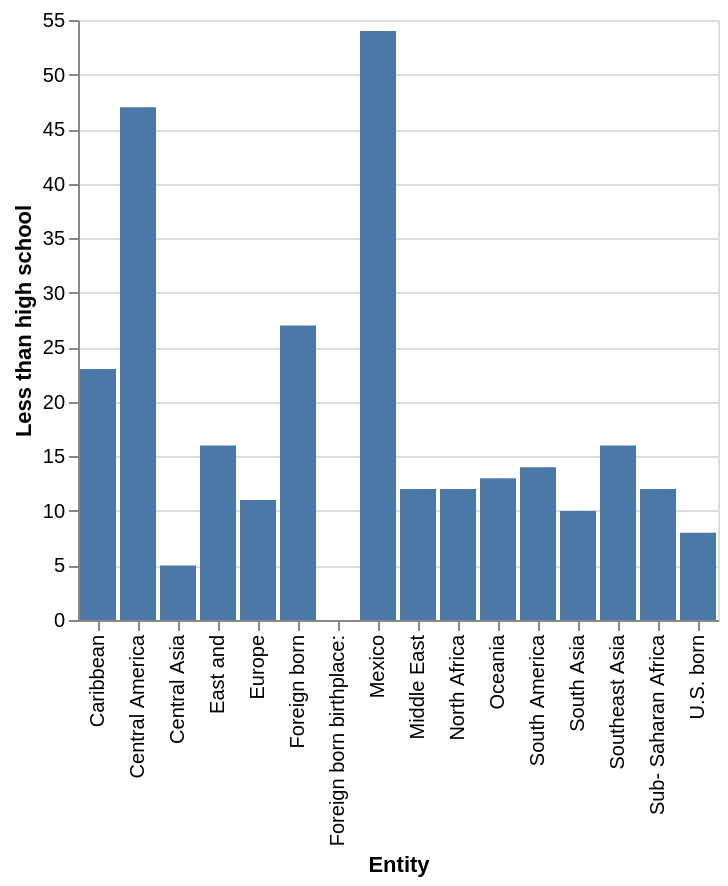

Describe this chart as a Vega-Lite specification.
### Vega-Lite specification from a JSON file in a GitHub repository (floating-point values rounded to 4 significant figures)
{"$schema": "https://vega.github.io/schema/vega-lite/v5.json", "description": "Bar chart auto-generated from CSV", "data": {"values": [{"Entity": "Sub- Saharan Africa", "Less than high school": "12.0", "High school graduate": "20.0", "Some college": "27", "Bachelor's or more": "40"}, {"Entity": "North Africa", "Less than high school": "12.0", "High school graduate": "19.0", "Some college": "19", "Bachelor's or more": "50"}, {"Entity": "Middle East", "Less than high school": "12.0", "High school graduate": "19.0", "Some college": "19", "Bachelor's or more": "50"}, {"Entity": "South America", "Less than high school": "14.0", "High school graduate": "27.0", "Some college": "25", "Bachelor's or more": "34"}, {"Entity": "Central America", "Less than high school": "47.0", "High school graduate": "26.0", "Some college": "17", "Bachelor's or more": "11"}, {"Entity": "Caribbean", "Less than high school": "23.0", "High school graduate": "30.0", "Some college": "25", "Bachelor's or more": "22"}, {"Entity": "Other North America", "Less than high school": "nan", "High school graduate": "17.0", "Some college": "26", "Bachelor's or more": "50"}, {"Entity": "Europe", "Less than high school": "11.0", "High school graduate": "22.0", "Some college": "23", "Bachelor's or more": "44"}, {"Entity": "Oceania", "Less than high school": "13.0", "High school graduate": "25.0", "Some college": "26", "Bachelor's or more": "37"}, {"Entity": "South Asia", "Less than high school": "10.0", "High school graduate": "nan", "Some college": "10", "Bachelor's or more": "71"}, {"Entity": "Central Asia", "Less than high school": "5.0", "High school graduate": "16.0", "Some college": "22", "Bachelor's or more": "57"}, {"Entity": "Southeast Asia", "Less than high school": "16.0", "High school graduate": "18.0", "Some college": "20", "Bachelor's or more": "46"}, {"Entity": "East and", "Less than high school": "16.0", "High school graduate": "18.0", "Some college": "20", "Bachelor's or more": "46"}, {"Entity": "Mexico", "Less than high school": "54.0", "High school graduate": "26.0", "Some college": "13", "Bachelor's or more": "0"}, {"Entity": "Foreign born birthplace:", "Less than high school": "0.0", "High school graduate": "0.0", "Some college": "0", "Bachelor's or more": "0"}, {"Entity": "Foreign born", "Less than high school": "27.0", "High school graduate": "22.0", "Some college": "19", "Bachelor's or more": "32"}, {"Entity": "U.S. born", "Less than high school": "8.0", "High school graduate": "28.0", "Some college": "31", "Bachelor's or more": "33"}]}, "mark": "bar", "encoding": {"x": {"field": "Entity", "type": "ordinal"}, "y": {"field": "Less than high school", "type": "quantitative"}}}
